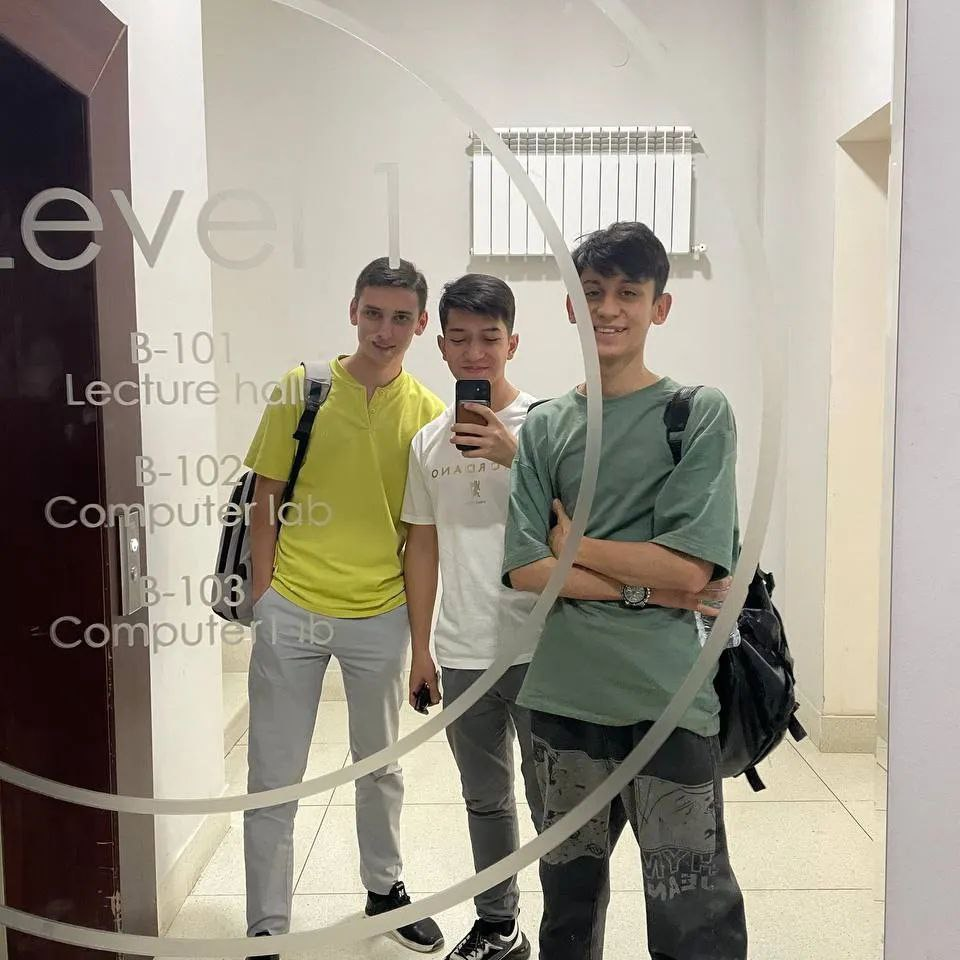
#> input picture photo_2022-05-04_17-07-15.jpg, 960 x 960 px
$ python main.py
#> lines starting #> are read from the running program, lines starting #| are printed output that depends on the picture; after the words box and inside, x2 and y2 are one past the last pixel; in counts of white or black regions, pixels touching at a corner belong together
import cv2

face_cascade_db = cv2.CascadeClassifier(cv2.data.haarcascades + "haarcascade_frontalface_default.xml")

img = cv2.imread("photo_2022-05-04_17-07-15.jpg")
#> img is the input picture: shape (960, 960, 3); mean B, G, R 137.7, 151, 157.3
img_grey = cv2.cvtColor(img , cv2.COLOR_BGR2GRAY)
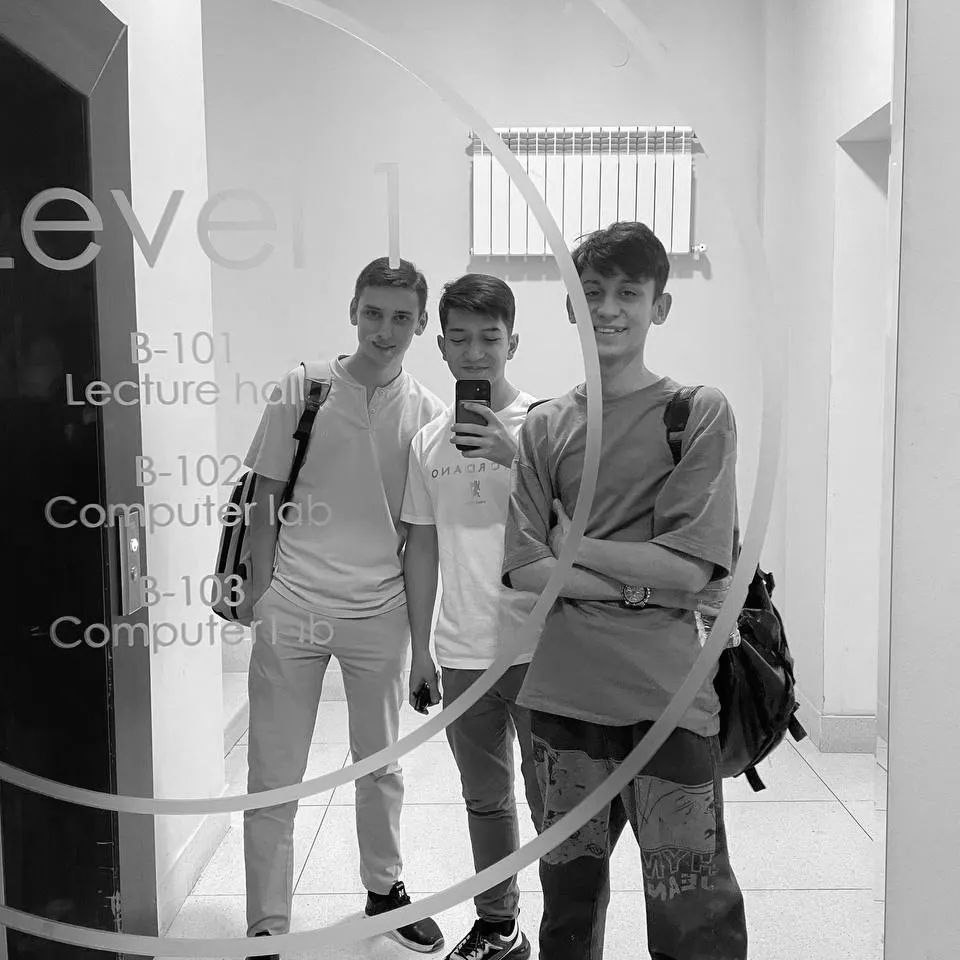
#> img_grey: shape (960, 960); min 0, max 255, mean 151.4

faces = face_cascade_db.detectMultiScale(img_grey, 1.1, 19)
#> faces = [[350, 288, 73, 73], [571, 264, 82, 82], [437, 311, 75, 75]]
print(f"{len(faces)} лиц обнаружено на изображении.")
#| 3 лиц обнаружено на изображении.
for (x,y,w,h) in faces:
    cv2.rectangle(img, (x,y), (x+w,y+h), (0,255,0), 2)
#> this loop made 3 passes
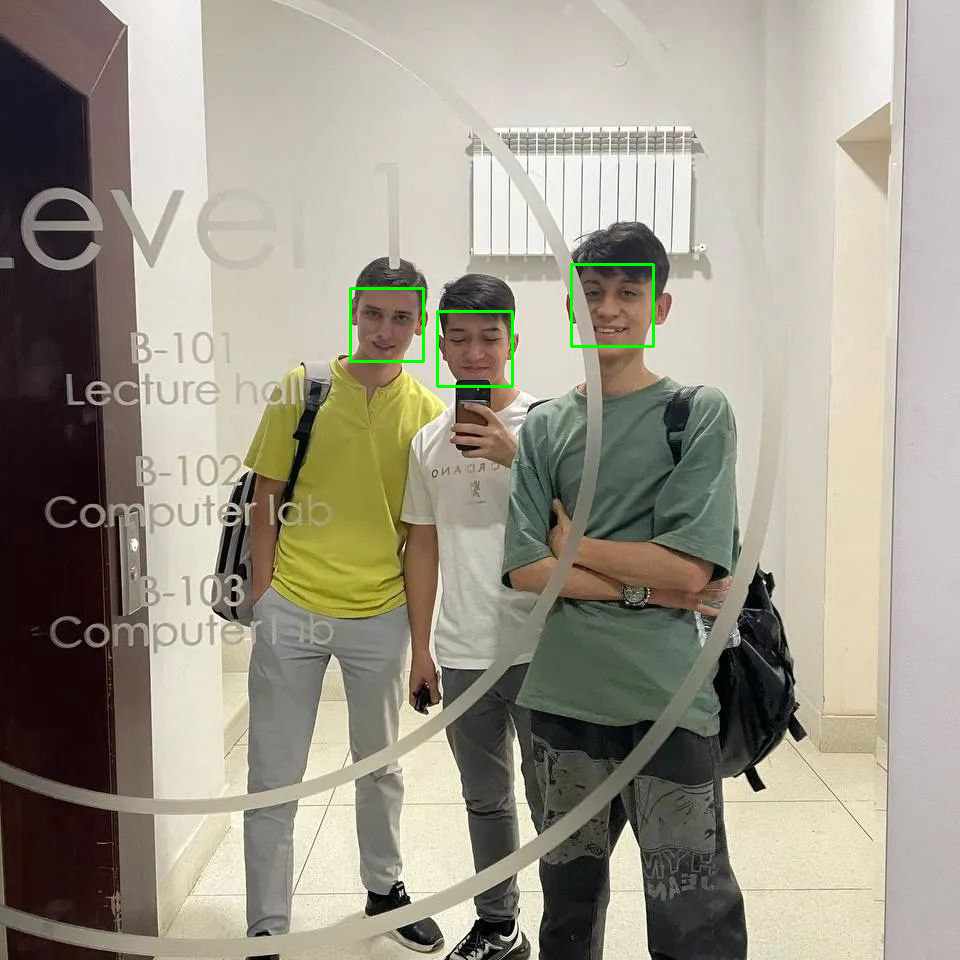
#> img: shape (960, 960, 3); 0.3% of pixels changed, all inside (x1, y1, x2, y2) = (349, 263, 655, 388)


cv2.imshow("result", img)
cv2.waitKey()

$ run again, with photo_2022-04-18_00-53-27.jpg copied over photo_2022-05-04_17-07-15.jpg
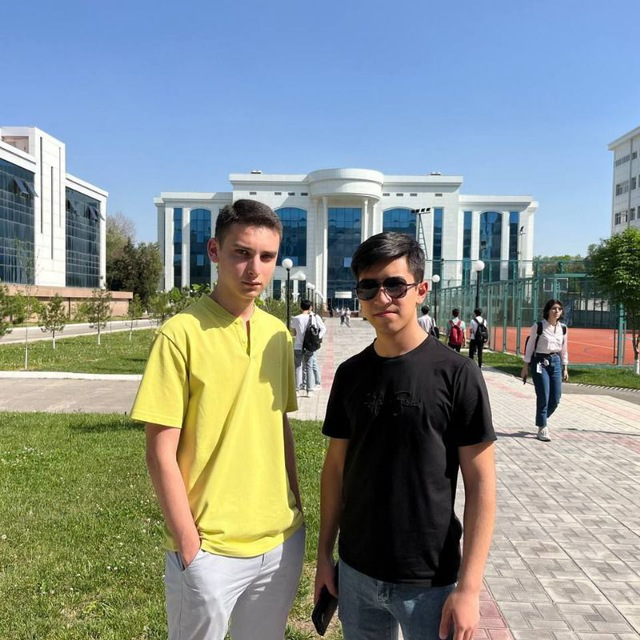
#> input picture photo_2022-04-18_00-53-27.jpg, 640 x 640 px
#> img is the input picture: shape (640, 640, 3); mean B, G, R 142.3, 145, 135.3
#> `img_grey = cv2.cvtColor(img , cv2.COLOR_BGR2GRAY)`:
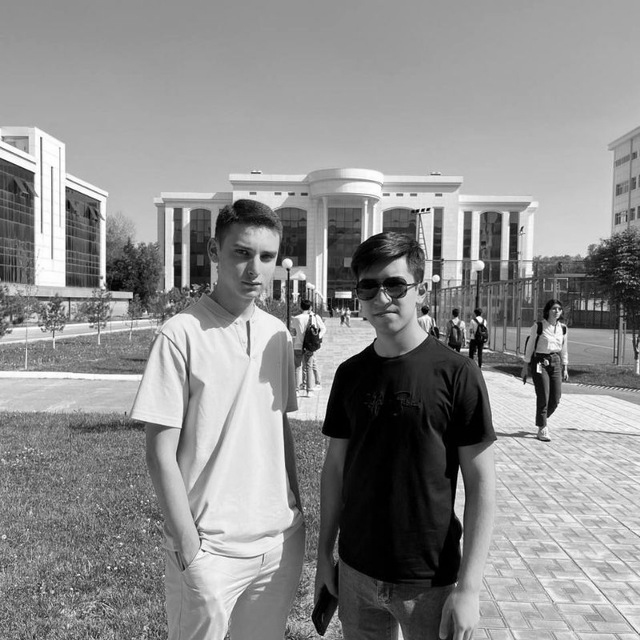
#> img_grey: shape (640, 640); min 0, max 255, mean 141.8
#> faces = [[218, 228, 73, 73]]
#| 1 лиц обнаружено на изображении.
#> the loop `for (x,y,w,h) in faces:` made 1 pass
#> after the loop `for (x,y,w,h) in faces:`:
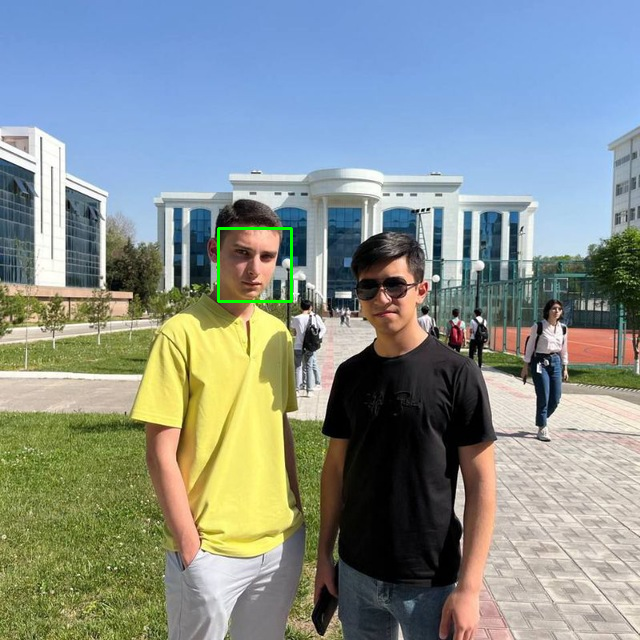
#> img: shape (640, 640, 3); 0.21% of pixels changed, all inside (x1, y1, x2, y2) = (217, 227, 293, 303)
